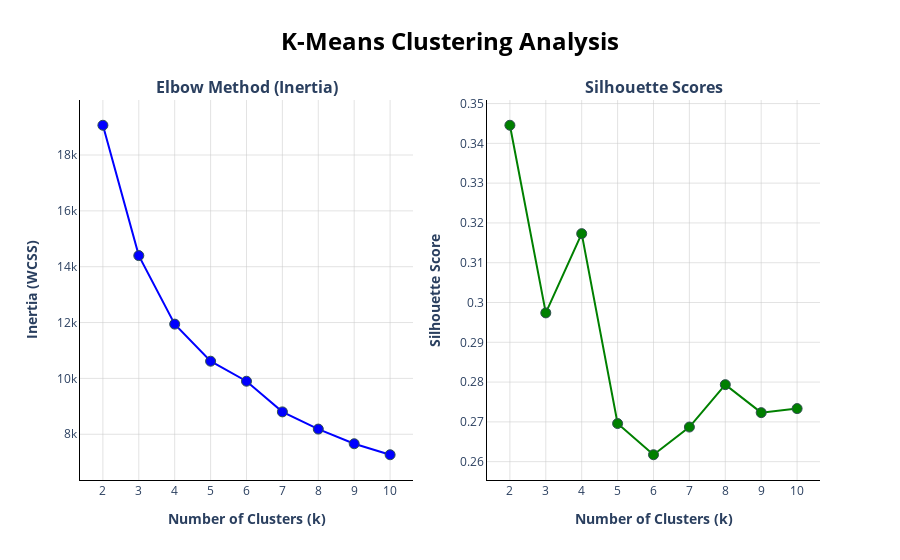

The cell this chart's notebook holds for it:
### Code cell
#Gemini created the subplots

fig = make_subplots(
    rows=1, cols=2,
    subplot_titles=('<b>Elbow Method (Inertia)</b>', '<b>Silhouette Scores</b>')
)

fig.add_trace(go.Scatter(
    x=k_values,
    y=inertias,
    mode='lines+markers',
    name='Inertia (WCSS)',
    marker=dict(color='blue', size=10, line=dict(width=1, color='DarkSlateGrey')),
    line=dict(color='blue', width=2)
), row=1, col=1)

fig.add_trace(go.Scatter(
    x=summary_scores_kmeans.index,
    y=summary_scores_kmeans['silhouette_score'],
    mode='lines+markers',
    name='Silhouette Score',
    marker=dict(color='green', size=10, line=dict(width=1, color='DarkSlateGrey')),
    line=dict(color='green', width=2)
), row=1, col=2)

fig.update_layout(
    title=dict(
        text='<b>K-Means Clustering Analysis</b>',
        x=0.5,
        font=dict(size=24, color='black')
    ),
    plot_bgcolor='white',
    paper_bgcolor='white',
    showlegend=False, # The subplot titles are clear enough
    hovermode='x unified'
)


fig.update_xaxes(
    title_text='<b>Number of Clusters (k)</b>',
    dtick=1, # Tick for every k-value
    gridcolor='rgba(200, 200, 200, 0.5)',
    zeroline=False,
    showline=True,
    linewidth=1,
    linecolor='black',
    row=1, col=1 
)
fig.update_yaxes(
    title_text='<b>Inertia (WCSS)</b>',
    gridcolor='rgba(200, 200, 200, 0.5)',
    zeroline=False,
    showline=True,
    linewidth=1,
    linecolor='black',
    row=1, col=1 
)

# 6. Update axes for Subplot 2 (Silhouette)
fig.update_xaxes(
    title_text='<b>Number of Clusters (k)</b>',
    dtick=1,
    gridcolor='rgba(200, 200, 200, 0.5)',
    zeroline=False,
    showline=True,
    linewidth=1,
    linecolor='black',
    row=1, col=2
)
fig.update_yaxes(
    title_text='<b>Silhouette Score</b>',
    gridcolor='rgba(200, 200, 200, 0.5)',
    zeroline=False,
    showline=True,
    linewidth=1,
    linecolor='black',
    row=1, col=2
)

# Show the final combined figure
fig.show()

### Figure 1 — Plotly figure (JSON) as saved in the notebook; plotly's stock layout.template omitted (floating-point values rounded to 4 significant figures)
{"data": [{"line": {"color": "blue", "width": 2}, "marker": {"color": "blue", "line": {"color": "DarkSlateGrey", "width": 1}, "size": 10}, "mode": "lines+markers", "name": "Inertia (WCSS)", "type": "scatter", "x": [2, 3, 4, 5, 6, 7, 8, 9, 10], "xaxis": "x", "y": [19070.0, 14400.0, 11940.0, 10620.0, 9899.0, 8802.0, 8185.0, 7660.0, 7266.0], "yaxis": "y"}, {"line": {"color": "green", "width": 2}, "marker": {"color": "green", "line": {"color": "DarkSlateGrey", "width": 1}, "size": 10}, "mode": "lines+markers", "name": "Silhouette Score", "type": "scatter", "x": [2, 3, 4, 5, 6, 7, 8, 9, 10], "xaxis": "x2", "y": [0.3446, 0.2974, 0.3173, 0.2696, 0.2617, 0.2687, 0.2794, 0.2723, 0.2733], "yaxis": "y2"}], "layout": {"annotations": [{"font": {"size": 16}, "showarrow": false, "text": "<b>Elbow Method (Inertia)</b>", "x": 0.225, "xanchor": "center", "xref": "paper", "y": 1, "yanchor": "bottom", "yref": "paper"}, {"font": {"size": 16}, "showarrow": false, "text": "<b>Silhouette Scores</b>", "x": 0.775, "xanchor": "center", "xref": "paper", "y": 1, "yanchor": "bottom", "yref": "paper"}], "hovermode": "x unified", "paper_bgcolor": "white", "plot_bgcolor": "white", "showlegend": false, "title": {"font": {"color": "black", "size": 24}, "text": "<b>K-Means Clustering Analysis</b>", "x": 0.5}, "xaxis": {"anchor": "y", "domain": [0, 0.45], "dtick": 1, "gridcolor": "rgba(200, 200, 200, 0.5)", "linecolor": "black", "linewidth": 1, "showline": true, "title": {"text": "<b>Number of Clusters (k)</b>"}, "zeroline": false}, "xaxis2": {"anchor": "y2", "domain": [0.55, 1], "dtick": 1, "gridcolor": "rgba(200, 200, 200, 0.5)", "linecolor": "black", "linewidth": 1, "showline": true, "title": {"text": "<b>Number of Clusters (k)</b>"}, "zeroline": false}, "yaxis": {"anchor": "x", "domain": [0, 1], "gridcolor": "rgba(200, 200, 200, 0.5)", "linecolor": "black", "linewidth": 1, "showline": true, "title": {"text": "<b>Inertia (WCSS)</b>"}, "zeroline": false}, "yaxis2": {"anchor": "x2", "domain": [0, 1], "gridcolor": "rgba(200, 200, 200, 0.5)", "linecolor": "black", "linewidth": 1, "showline": true, "title": {"text": "<b>Silhouette Score</b>"}, "zeroline": false}}}
